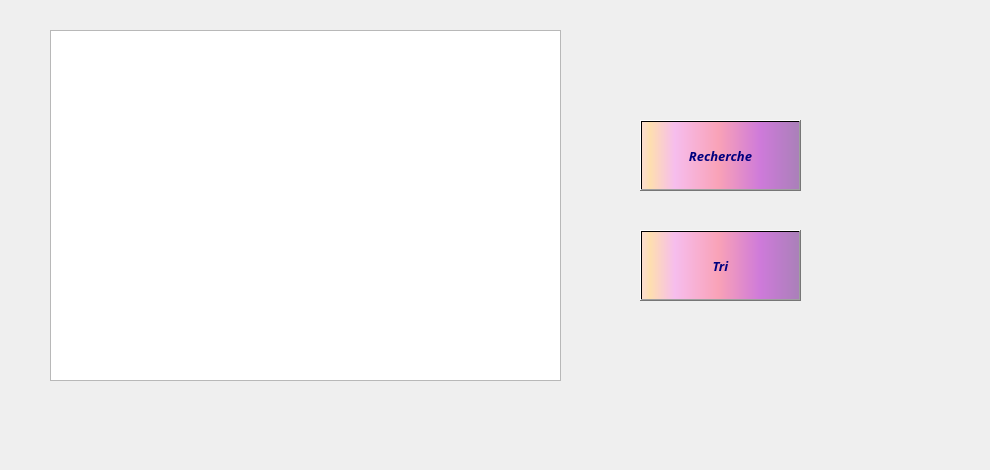
      <widget class="QWidget" name="tab_5">
       <attribute name="title">
        <string>Afficher</string>
       </attribute>
       <widget class="QLabel" name="label_27">
        <property name="geometry">
         <rect>
          <x>-70</x>
          <y>-30</y>
          <width>981</width>
          <height>461</height>
         </rect>
        </property>
        <property name="text">
         <string/>
        </property>
        <property name="pixmap">
         <pixmap>../../../../Downloads/893983.jpg</pixmap>
        </property>
       </widget>
       <widget class="QPushButton" name="pushButton_11">
        <property name="geometry">
         <rect>
          <x>640</x>
          <y>120</y>
          <width>161</width>
          <height>71</height>
         </rect>
        </property>
        <property name="font">
         <font>
          <family>Lucida Calligraphy</family>
          <pointsize>10</pointsize>
          <weight>75</weight>
          <italic>true</italic>
          <bold>true</bold>
          <underline>false</underline>
          <strikeout>false</strikeout>
         </font>
        </property>
        <property name="styleSheet">
         <string notr="true">background-color: qlineargradient(spread:pad, x1:1, y1:0, x2:1, y2:0, stop:0.919598 rgba(255, 0, 111, 255), stop:0.98 rgba(0, 0, 0, 255), stop:1 rgba(235, 148, 61, 255));
color: rgb(0, 0, 127);
background-color: qlineargradient(spread:pad, x1:0, y1:0, x2:1, y2:0, stop:0.0100503 rgba(252, 222, 204, 255), stop:0.0502513 rgba(254, 223, 175, 255), stop:0.211055 rgba(246, 189, 237, 255), stop:0.487437 rgba(249, 162, 183, 255), stop:0.753769 rgba(206, 122, 218, 255), stop:1 rgba(170, 128, 185, 255));</string>
        </property>
        <property name="text">
         <string>Recherche</string>
        </property>
        <property name="icon">
         <iconset>
          <normaloff>../../../../Downloads/Sans titre-1.png</normaloff>../../../../Downloads/Sans titre-1.png</iconset>
        </property>
        <property name="iconSize">
         <size>
          <width>100</width>
          <height>121</height>
         </size>
        </property>
       </widget>
       <widget class="QPushButton" name="pushButton_12">
        <property name="geometry">
         <rect>
          <x>640</x>
          <y>230</y>
          <width>161</width>
          <height>71</height>
         </rect>
        </property>
        <property name="font">
         <font>
          <family>Lucida Calligraphy</family>
          <pointsize>10</pointsize>
          <weight>75</weight>
          <italic>true</italic>
          <bold>true</bold>
          <underline>false</underline>
          <strikeout>false</strikeout>
         </font>
        </property>
        <property name="styleSheet">
         <string notr="true">background-color: qlineargradient(spread:pad, x1:1, y1:0, x2:1, y2:0, stop:0.919598 rgba(255, 0, 111, 255), stop:0.98 rgba(0, 0, 0, 255), stop:1 rgba(235, 148, 61, 255));
color: rgb(0, 0, 127);
background-color: qlineargradient(spread:pad, x1:0, y1:0, x2:1, y2:0, stop:0.0100503 rgba(252, 222, 204, 255), stop:0.0502513 rgba(254, 223, 175, 255), stop:0.211055 rgba(246, 189, 237, 255), stop:0.487437 rgba(249, 162, 183, 255), stop:0.753769 rgba(206, 122, 218, 255), stop:1 rgba(170, 128, 185, 255));</string>
        </property>
        <property name="text">
         <string>      Tri      </string>
        </property>
        <property name="icon">
         <iconset>
          <normaloff>../../../../Downloads/tri.png</normaloff>../../../../Downloads/tri.png</iconset>
        </property>
        <property name="iconSize">
         <size>
          <width>100</width>
          <height>121</height>
         </size>
        </property>
       </widget>
       <widget class="QTableView" name="tableView_2">
        <property name="geometry">
         <rect>
          <x>50</x>
          <y>30</y>
          <width>511</width>
          <height>351</height>
         </rect>
        </property>
       </widget>
      </widget>
